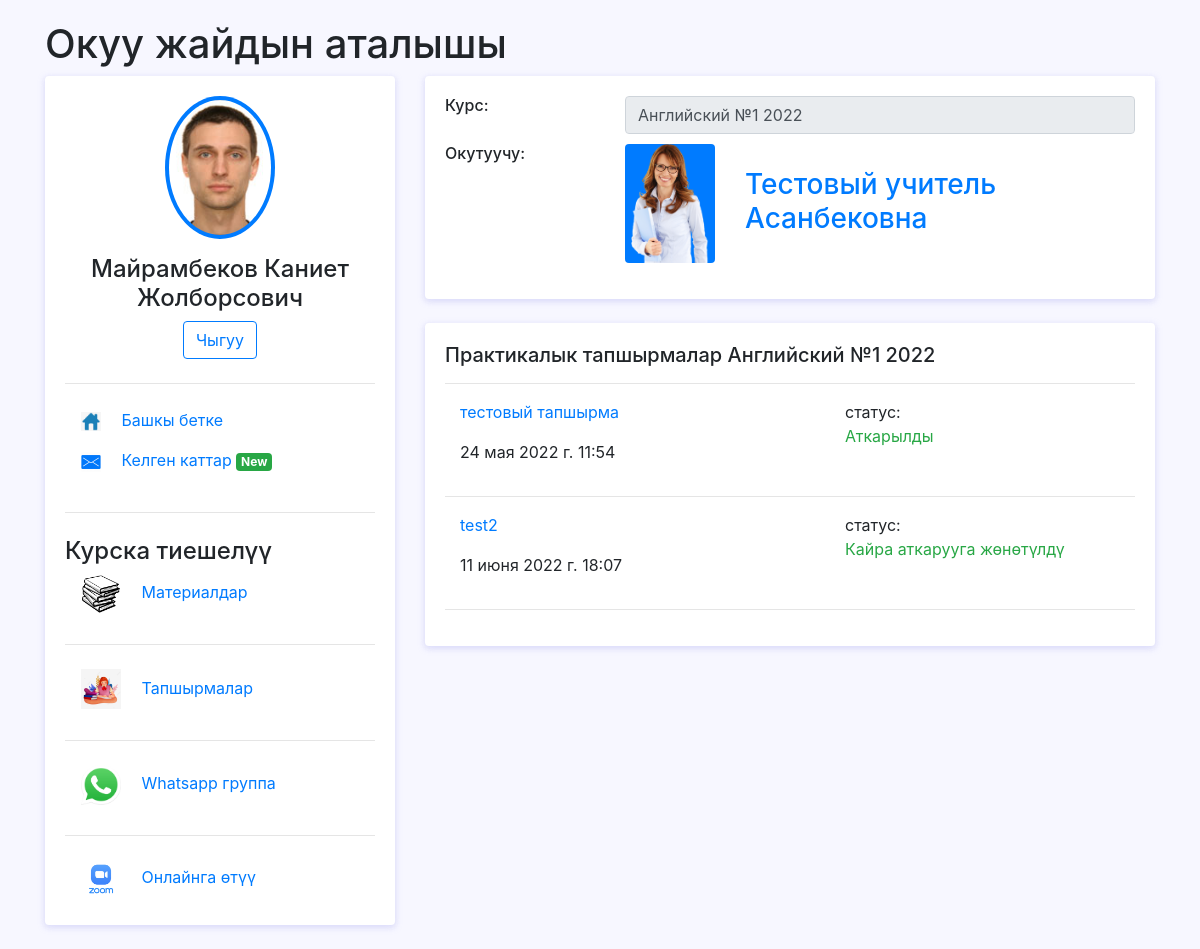
/course/1/hometask/ (signed in), run on the app's committed database.
### univerapp/models.py (models this page shows, shortened)
class User(AbstractUser,PermissionsMixin):
    username = models.CharField(
        'Логин',
        max_length=150,
        unique=True,
        error_messages={
            'unique': ("Такой логин уже существует"),
        },
    )
    first_name = models.CharField('Имя', max_length=100, null=True)
    last_name = models.CharField('Фамилия', max_length=100, null=True)
    otchestvo = models.CharField('Отчество', max_length=100, null=True)
    birthday = models.DateField('Дата рождения', blank=True, null=True)
    email = models.EmailField('Email', max_length=100,null=True,blank=True)
    number = models.CharField('Номер телефона', max_length=50, null=True)
    address = models.CharField('Адрес', max_length=100, null=True)
    course = models.ManyToManyField(Course, related_name='student_course',blank=True)
    is_student = models.BooleanField('Студент', default=False)
    is_teacher = models.BooleanField('Учитель', default=False)
    image = models.ImageField(verbose_name='Фото', upload_to='uploads/accounts/', blank=True)
    user_permissions = models.ManyToManyField(
        Permission,
        verbose_name='user permissions',
        blank=True,
        help_text='Specific permissions for this user.',
        related_name="user_set",
        related_query_name="user",
    )
    class Meta:
        verbose_name = 'Пользователь'
        verbose_name_plural = 'Пользователи'

class Course(models.Model):
    name = models.CharField(max_length=100,null=False,verbose_name='Имя курса')
    teacher = models.ForeignKey('Teacher',on_delete=models.SET_NULL,null=True,blank=True,related_name='teacher_course')
    class Meta:
        verbose_name = 'Курс'
        verbose_name_plural = 'Курсы'

class HomeTask(models.Model):
    course = models.ForeignKey(Course, on_delete=models.CASCADE, related_name='hometask_materials')
    teacher = models.ForeignKey(User, on_delete=models.CASCADE, related_name='hometask_send_user', null=True)
    student = models.ForeignKey(User, on_delete=models.CASCADE, related_name='hometask_receiver_user',
                                         null=True)
    date_send_task = models.DateTimeField('Дата отправки', auto_now_add=True)
    title = models.CharField(max_length=200, blank=True)
    file = models.FileField(upload_to='uploads/%Y/%m/%d/', blank=False)
    is_exec = models.BooleanField('Аткарылды',default=False)
    exec_date = models.DateTimeField(null=True,blank=True)
    exec_file = models.FileField('Жооп файл',upload_to='uploads/%Y/%m/%d/', blank=True)
    status = models.CharField('Статус',default='Жооп күтүүдө',max_length=60)
    class Meta:
        verbose_name = 'Тапшырма'
        verbose_name_plural = 'Тапшырмалар'

### univerapp/views.py (the view)
# urls.py: path('course/<int:course_id>/hometask/',HomeTaskView.as_view(),name='hometasks'),
class HomeTaskView(ListView):
    model = HomeTask
    template_name = 'hometaskview.html'
    context_object_name = 'hometasks'
    def get_queryset(self):
        course_object = self.kwargs.get('course_id')
        query = None
        if(self.request.user.is_teacher):
            query = HomeTaskMixing.objects.filter(course__pk=course_object)
        else:
            query = HomeTask.objects.filter(course__pk=course_object,student=self.request.user.pk)
        return query
    def get_context_data(self,**kwargs):
        context = super(HomeTaskView,self).get_context_data(**kwargs)
        context['course'] = Course.objects.get(pk=self.kwargs.get('course_id'))
        return context

### templates/hometaskview.html (shortened to what this page needs)
{% load static %}
<html>
<head>
    <link rel="stylesheet" href="{% static 'fonts/material-icon/css/material-design-iconic-font.min.css' %}">
    <link rel="stylesheet" href="{% static 'css/bootstrap/bootstrap.min.css' %}">
    <link rel="stylesheet" href="{% static 'css/home.css' %}">
</head>
<body>
<div class="container">
	<h1>Окуу жайдын аталышы</h1>
		<div class="main-body">
			<div class="row">
				<div class="col-lg-4">
					<div class="card">
						<div class="card-body">
							<div class="d-flex flex-column align-items-center text-center">
								{% if user.image %}
								<img src="{{ user.image.url }}" alt="Admin" class="rounded-circle p-1 bg-primary" width="110">
								{% endif %}
								<div class="mt-3">
									<h4>{{ user.last_name }} {{ user.first_name }} {{ user.otchestvo }}</h4>
									<a href="{% url 'logout' %}"><button class="btn btn-outline-primary">Чыгуу</button></a>
								</div>
							</div>
							<hr class="my-4">
									<div>
									<a href="{% url 'index' %}">
										<img src="{% static 'images/home.png' %}" style="width:20" class="ml-3">
									<p style="display: inline-block;" class="ml-3">Башкы бетке </p></a>
								</div>
									<a href="{% url 'chats' %}">
										<img src="{% static 'images/message.png' %}" style="width:20" class="ml-3">
									<p style="display: inline-block;" class="ml-3">Келген каттар <span class="badge badge-success">New</span></p></a>
							<hr class="my-4">
							<h4>Курска тиешелүү</h4>
							<a href="{% url 'materials' course.pk %}">
										<img src="{% static 'images/books.jpg' %}" style="width:40" class="ml-3">
									<p style="display: inline-block;" class="ml-3">Материалдар</p></a>
							<hr class="my-4">
							<a href="{% url 'hometasks' course.pk %}">
										<img src="{% static 'images/homework.jpg' %}" style="width:40" class="ml-3">
									<p style="display: inline-block;" class="ml-3">Тапшырмалар</p></a>
							<hr class="my-4">
							<a href="https://web.whatsapp.com" target="_blank">
										<img src="{% static 'images/whatsapp.png' %}" style="width:40" class="ml-3">
									<p style="display: inline-block;" class="ml-3">Whatsapp группа</p></a>
							<hr class="my-4">
							<a href="https://zoom.us/" target="_blank">
										<img src="{% static 'images/zoom.png' %}" style="width:40" class="ml-3">
									<p style="display: inline-block;" class="ml-3">Онлайнга өтүү</p></a>
						</div>
					</div>
				</div>
				<div class="col-lg-8">
					<div class="card">
						<div class="card-body">
							<div class="row mb-3">
								<div class="col-sm-3">
									<h6 class="mb-0">Курс:</h6>
								</div>
								<div class="col-sm-9 text-secondary">
									<input type="text" class="form-control" value="{{ course.name }}" disabled>
								</div>
								<br>
								<br>
								<div class="col-sm-3">
									<h6 class="mb-0">Окутуучу:</h6>
								</div>
								<div class="col-sm-2">
									{% if course.teacher.image %}
										<img src="{{ course.teacher.image.url }}" alt="Admin" class="rounded bg-primary" width="90">
									{% endif %}
								</div>
								<div class="col-sm-7 text-secondary">
									<br>
									<a href="{% url 'profile' course.teacher.pk %}"><h3>{{ course.teacher.last_name }}
										{{ course.teacher.first_name }} {{ course.teacher.otchestvo }}</h3></a>
								</div>
							</div>
						</div>
					</div>
					<div class="row">
						<div class="col-sm-12">
							<div class="card">
								<div class="card-body">
									<h5 class="d-flex align-items-center mb-3">Практикалык тапшырмалар {{ course.name }}</h5>
									<hr>
									{% for hometask in hometasks %}
										<div class="col-12 row">
											<div class="col-7">
												<a href="{% url 'hometask_detail' course.pk hometask.pk %}"><p>{{ hometask.title }}</p></a>
												<p> {{ hometask.date_send_task }}</p>
											</div>
											<div class="col-5">
												статус:
												<p class="text-success"> {{ hometask.status }}</p>
											</div>
										</div>
										<hr>
									{% endfor %}
								</div>
							</div>
						</div>
					</div>
				</div>
			</div>
		</div>
	</div>
</body>
</html>

### static/css/home.css (style rules this page uses)
body { background: #f7f7ff; margin-top:20px; }
.card { position: relative; display: flex; flex-direction: column; min-width: 0; word-wrap: break-word; background-color: #fff; background-clip: border-box; border: 0 solid transparent; border-radius: .25rem; margin-bottom: 1.5rem; box-shadow: 0 2px 6px 0 rgb(218 218 253 / 65%), 0 2px 6px 0 rgb(206 206 238 / 54%); }

### data on the page
User: image (picture), last_name "Майрамбеков", first_name "Каниет", otchestvo "Жолборсович"
Course: name "Английский №1 2022", teacher.image (picture), teacher.last_name "Тестовый", teacher.first_name "учитель", teacher.otchestvo "Асанбековна"
HomeTask: title "тестовый тапшырма", date_send_task "24 мая 2022 г. 11:54", status "Аткарылды"
HomeTask: title "test2", date_send_task "11 июня 2022 г. 18:07", status "Кайра аткарууга жөнөтүлдү"
